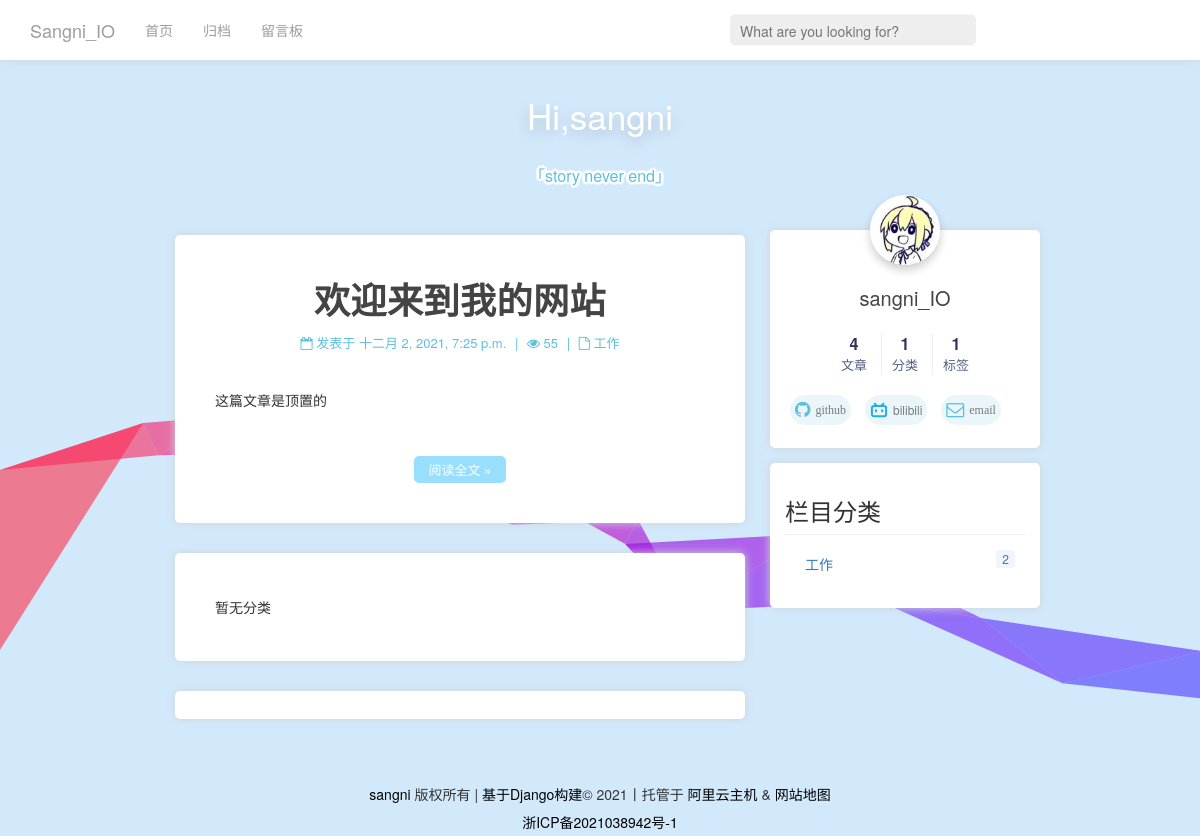
The page / on the database its author committed.
### web/models.py (models this page shows, shortened)
class Article(models.Model):
    STATUS_CHOICES = (
        ('d', '草稿'),
        ('p', '发表'),
    )
    TOP_CHOICES = (
        ('0', '普通'),
        ('1', '置顶'),
    )
    title = models.CharField(verbose_name='标题', max_length=100)
    body = RichTextUploadingField(verbose_name='正文', blank=True, null=True)
    status = models.CharField(verbose_name='状态', max_length=1, choices=STATUS_CHOICES, default='p')
    top = models.CharField(verbose_name='置顶', max_length=1, choices=TOP_CHOICES, default='0')
    views = models.PositiveIntegerField(verbose_name='浏览量', default=0)
    created_time = models.DateTimeField(verbose_name='创建时间', default=now)
    category = models.ForeignKey(Category, verbose_name='分类', on_delete=models.CASCADE, blank=True,
                                 null=True)
    tags = models.ManyToManyField(Tag, verbose_name='标签集合', blank=True)
    class Meta:
        ordering = ['-created_time']  # 按文章创建日期降序
        verbose_name = '文章'  # 指定后台显示模型名称
        verbose_name_plural = '文章列表'  # 指定后台显示模型复数名称
        db_table = 'article'  # 数据库表名
        get_latest_by = 'created_time'

class Category(models.Model):
    name = models.CharField(verbose_name='博客类别', max_length=20)
    number = models.IntegerField(verbose_name='分类数目', default=0)
    class Meta:
        ordering = ['name']
        verbose_name = "类别名称"
        verbose_name_plural = '分类列表'
        db_table = "category"  # 数据库表名
    def __str__(self):
        return self.name

class User(AbstractUser):
    tag = models.CharField(max_length=50)
    email = models.EmailField()
    created_time = models.CharField(max_length=50, default=now)
    comment_num = models.PositiveIntegerField(verbose_name='评论数', default=0)  # 评论数
    avatar = models.ImageField(upload_to='media', default="media/default.png")  # 用户头像

### web/views.py (the view)
# urls.py: path( '',  views.Blog, name='home' ),
def Blog(request):
    articles = models.Article.objects.all().order_by('-created_time')
    count_nums = models.Counts.objects.first()
    user=models.User.objects.first()
    blog_nums = count_nums.blog_nums
    cate_nums = count_nums.category_nums
    tag_nums = count_nums.tag_nums
    count_nums.visit_nums += 1
    count_nums.save()
    all_category = models.Category.objects.all().order_by('id')
    top=models.Article.objects.filter(top=1)
    try:
        page = request.GET.get('page', 1)
    except PageNotAnInteger:
        page = 1
    p = Paginator(articles, 3, request=request)
    articles = p.page(page)
    return render(request, 'index.html', {
        'all_category': all_category,
        'articles': articles,
        'tops':top,
        'avatar':user.avatar,
        'blog_nums': blog_nums,
        'cate_nums': cate_nums,
        'tag_nums': tag_nums
    })

### web/templates/index.html (shortened to what this page needs)
{% extends 'base.html' %}
{% block content %}
<div class="container col-md-6 col-xs-12" id="prime">
    <div class="line">
        {% for top in tops %}
        <div class="article ">
            <div class="header">
                <h1 class="article_title"><a  class="scaleup" style="color: #444;font-weight: 700;">{{top.title}}</a></h1>
                <div class="detail">
                        <span class="post-time">
                        <span class="post-meta-item-icon">
                            <i class="fa fa-calendar-o"></i>
                        </span>
                        <span class="post-meta-item-text">发表于</span>
                        <span>{{top.created_time}}</span>
                    </span>
                    <span style="margin: 0 5px;">|</span>
                    <span class="watch-num">
                        <span class="watch-num-item-icon">
                            <i class="fa fa-eye"></i>
                        </span>
                        <span>{{top.views}}</span>
                    </span>
                    <span style="margin: 0 5px;">|</span>
                    <span class="file">
                        <span class="cate">
                            <i class="fa fa-file-o"></i>
                        </span>
                        <span>{{top.category}}</span>
                    </span>
                </div>
            </div>
            <div style="margin-top: 30px">{{top.body|striptags|truncatechars:200}} </div>
            <div class="post-button">
                <a class="btn scaleup" href="/article/{{top.id}}" rel="contents">阅读全文 »</a>
            </div>
        </div>
        {% endfor%}
        {% for article in articles.object_list %}
        {% if article.top == '0' or cate == 1%}
        <div class="article ">
            <div class="header">
                <h1 class="article_title"><a  class="scaleup" style="color: #444;font-weight: 700;">{{article.title}}</a></h1>
                <div class="detail">
                        <span class="post-time">
                        <span class="post-meta-item-icon">
                            <i class="fa fa-calendar-o"></i>
                        </span>
                        <span class="post-meta-item-text">发表于</span>
                        <span>{{article.created_time}}</span>
                    </span>
                    <span style="margin: 0 5px;">|</span>
                    <span class="watch-num">
                        <span class="watch-num-item-icon">
                            <i class="fa fa-eye"></i>
                        </span>
                        <span>{{article.views}}</span>
                    </span>
                    <span style="margin: 0 5px;">|</span>
                    <span class="file">
                        <span class="cate">
                            <i class="fa fa-file-o"></i>
                        </span>
                        <span>{{article.category}}</span>
                    </span>
                </div>
            </div>
            <div style="margin-top: 10px"> {{article.body|safe|truncatechars:200}} </div>
            <div class="post-button">
                <a class="btn scaleup" href="/article/{{article.id}}" rel="contents">阅读全文 »</a>
            </div>
        </div>
        {% endif %}
        {% empty %}
            <div class="article">暂无分类</div>
        {% endfor %}
        <div class="foot">
        </div>
    </div>
</div>
{% endblock%}

### web/templates/base.html (shortened to what this page needs)
<!DOCTYPE html>
<html lang="en">
<head>
    <link rel="stylesheet" href="https://cdn.staticfile.org/font-awesome/4.7.0/css/font-awesome.css">
    <link rel="stylesheet" href="../static/bootstrap.min.css">
    <link rel="stylesheet" href="../static/main.css">
</head>
<body>
<div>
    <nav class="navbar navbar-inverse" role="navigation">
        <div class="container">
            <div class="navbar-header">
                <a class="navbar-brand" href="/index/">Sangni_IO</a>
            </div>
            <div class="collapse navbar-collapse" id="example-navbar-collapse">
                <ul class="nav navbar-nav">
                    <li><a href="/index/">首页</a></li>
                    <li><a href="/archive/">归档</a></li>
                    <li><a href="/article/2">留言板</a></li>
                    <li class="item-search">
                        <form action="{% url 'search' %}" class="search-form" method="get">
                            <div class="fgroup">
                                <input class="search" type="search" placeholder="What are you looking for?" name="q">
                            </div>
                        </form>
                    </li>
                </ul>
            </div>
        </div>
    </nav>
</div>
<div class="banner_container">
    <span class="banner_title">Hi,sangni</span>
    <span class="banner_title1">「story never end」</span>
</div>
<div id="main">
    {% block content %}
    {% endblock %}
    <div id="rightbar" class="fixed-top">
        <div class="my-info">
        <div id="avatar"><img  class='img' src="/media/{{avatar}}" alt=""></div>
        <div class="name"><a>sangni_IO</a></div>
        <div>
            <nav class="site-state">
                <div class="site-state-item site-state-posts">
                    <a style="cursor: default;">
                        <span class="site-state-item-count">{{blog_nums}}</span>
                        <span class="site-state-item-name">文章</span>
                    </a>
                </div>
                <div class="site-state-item site-state-categories">
                    <a data-toggle="modal" data-target="#blog_categories">
                        <span class="site-state-item-count">{{cate_nums}}</span>
                        <span class="site-state-item-name">分类</span>
                    </a>
                </div>
                <div class="site-state-item site-state-tags">
                    <a data-toggle="modal" data-target="#blog_tags">
                        <span class="site-state-item-count">{{tag_nums}}</span>
                        <span class="site-state-item-name">标签</span>
                    </a>
                </div>
            </nav>
        </div>
        <div class="links-of-author motion-element">
                <span class="links-of-author-item scaleup">
                    <a href="https://github.com/sangni3" target="_blank" title="github">
                        <i class="fa fa-github">
                            <span>github</span>
                        </i>
                    </a>
                </span>
            <span class="links-of-author-item scaleup">
                    <a href="https://space.bilibili.com/7867047" target="_blank" title="bilibili">
                        <i style="fill:#20b0e3;">
                            <span>bilibili</span>
                        </i>
                    </a>
                </span>
            <span class="links-of-author-item scaleup">
                    <a href="mailto:dujuntaolove@outlook.com" target="_blank" title="email">
                        <i class="fa fa-envelope-o">
                            <span>email</span>
                        </i>
                    </a>
                </span>
        </div>
        </div>
        <div class="categorys">
            <h3>栏目分类</h3>
            <ul>
                {% for category in all_category %}
                <li >
                    <a href="/type/{{category.id}}">{{category.name}}
                        <span>{{category.number}}</span>
                    </a>
                </li>
                {% endfor %}
            </ul>
        </div>
    </div>
</div>
<footer class="footer">
    <div class="footer-inner">
        <div class="copyright pull-left">
            <a href="/" title="KenZhang">sangni</a> 版权所有 |
            <a href="https://www.djangoproject.com/" title="Django" target="_blank">基于Django构建</a>© 2021丨托管于
            <a rel="nofollow" target="_blank" href="https://www.aliyun.com/" title="阿里云主机">阿里云主机</a> &amp;
            <a href="/sitemap.xml" title="Sitemap" target="_blank">网站地图</a>
            <div style="text-align: center;">
                <a rel="nofollow" target="_blank" href="https://beian.miit.gov.cn/">浙ICP备2021038942号-1</a>
            </div>
        </div>
    </div>
    <link rel="stylesheet" href="https://cdn.jsdelivr.net/npm/aplayer@1.10.1/dist/APlayer.min.css">
</footer>
</body>
</html>

### rows shown on the page
Article: title "欢迎来到我的网站", created_time "十二月 2, 2021, 7:25 p.m.", views "55", category "工作", body "这篇文章是顶置的"
User: avatar (picture)
Category: name "工作", number "2"

### other values the page prints
{{ blog_nums }} "4"
{{ cate_nums }} "1"
{{ tag_nums }} "1"
